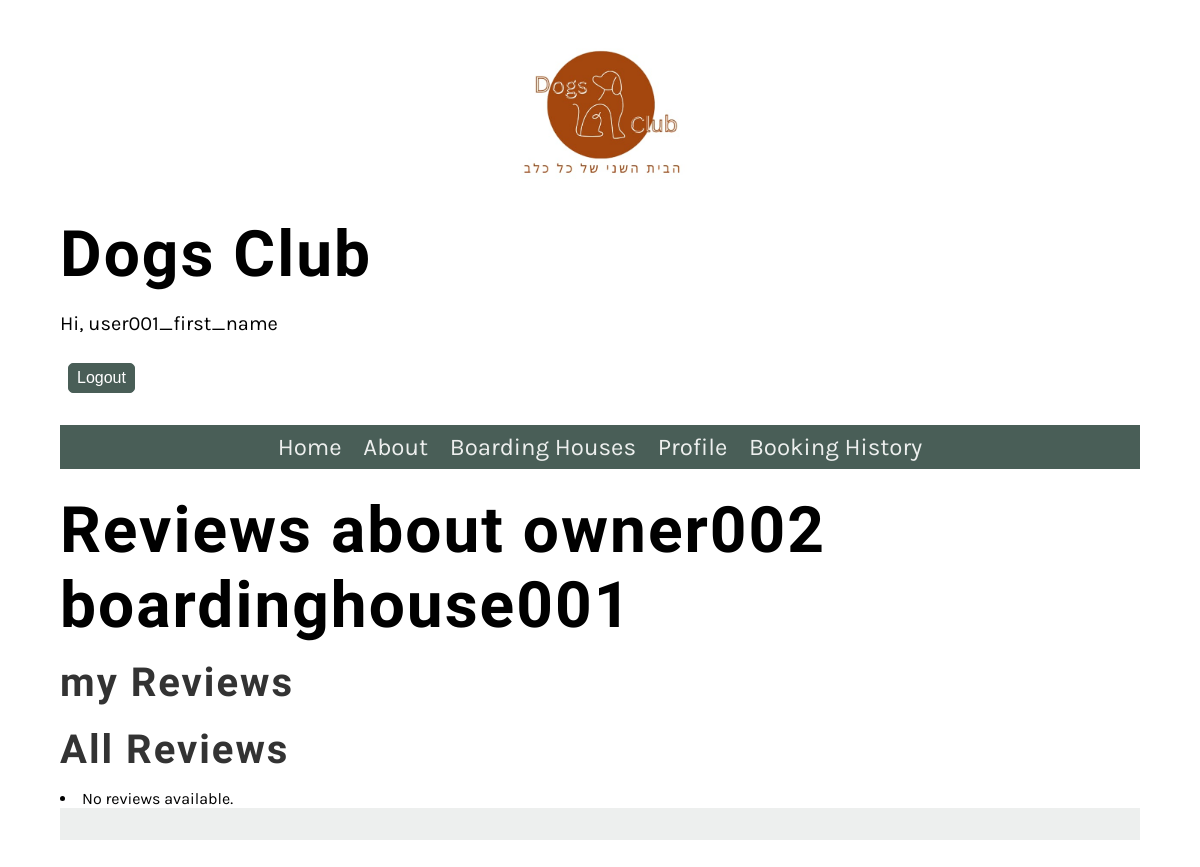
The page /Website/boardinghouses/13/reviews/ (signed in) on the database as committed earlier.
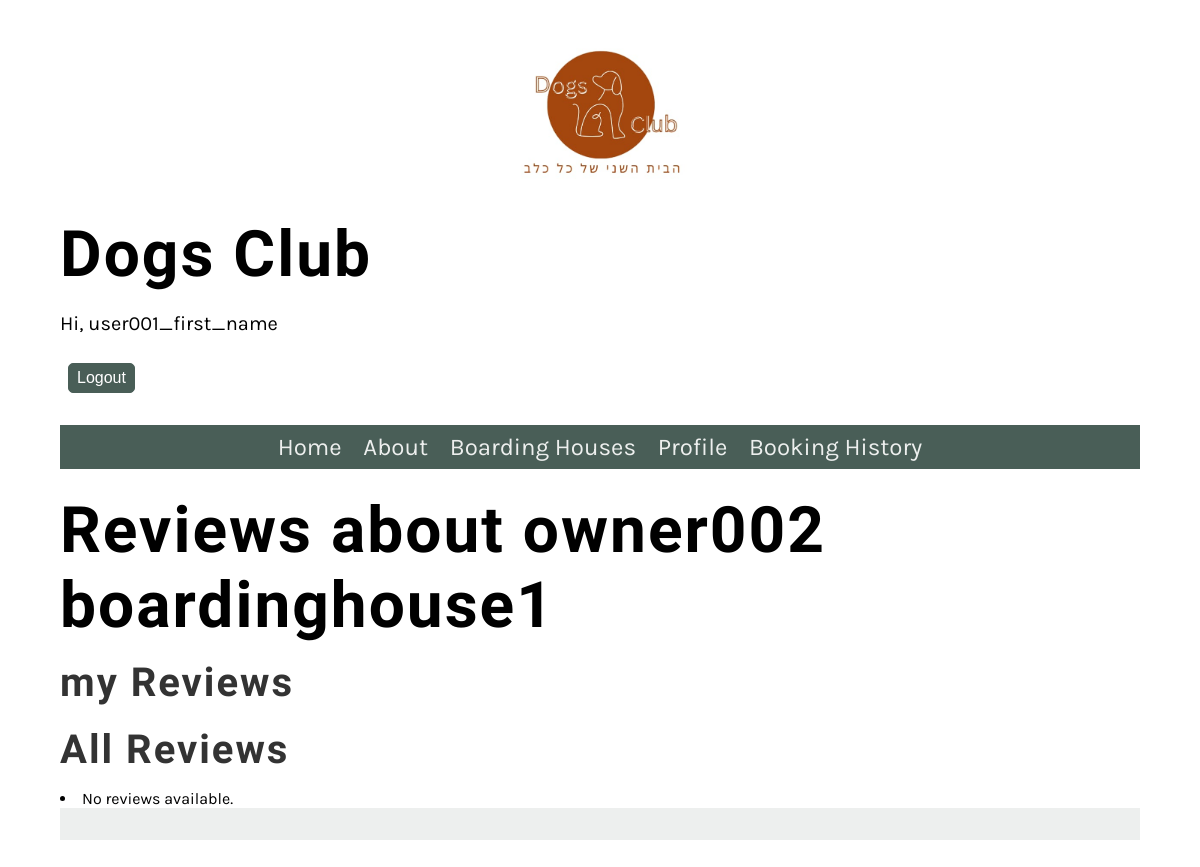
The same page on the database as committed later.
### Website/models.py (models this page shows, shortened)
class BoardingHouse(models.Model):
    DEFAULT_MAP_LOCATION = r"https://www.google.com/maps/embed?pb=!1m18!1m12!1m3!1d3487844.11496039!2d32.44041769453558!3d31.383867609568092!2m3!1f0!2f0!3f0!3m2!1i1024!2i768!4f13.1!3m3!1m2!1s0x1500492432a7c98b%3A0x6a6b422013352cba!2sIsrael!5e0!3m2!1sen!2sil!4v1712740457423!5m2!1sen!2sil"
    user = models.ForeignKey(User, on_delete=models.CASCADE)
    name = models.CharField(max_length=255)
    description = models.TextField()
    location = models.CharField(max_length=255)
    map_location = models.URLField(default=DEFAULT_MAP_LOCATION, max_length=1000)
    contact_details = models.CharField(max_length=255)
    available_spaces = models.PositiveIntegerField()

### Website/views.py (the view, shortened to what this page needs)
# urls.py: path('boardinghouses/<int:boardinghouse_id>/reviews/', ReviewView.as_view(), name='reviews'),
class ReviewView(View):
    def get(self, request,boardinghouse_id,*args, **kwargs):
        boardinghouse_name = BoardingHouse.objects.get(id=boardinghouse_id).name
        user_reviews = Review.objects.filter(user=request.user, boarding_house=boardinghouse_id)
        reviews = Review.objects.filter(boarding_house=boardinghouse_id)
        return render(request, 'reviews.html', {'reviews': reviews, 'user_reviews': user_reviews, 'boardinghouse_name': boardinghouse_name})

### Website/templatetags/custom_filters.py (called while the page is built)
@register.filter
def has_group(user, group_name):
    return user.groups.filter(name=group_name).exists()

### Website/templates/reviews.html (shortened to what this page needs)
{% extends 'base.html' %}
{% block content %}
<!DOCTYPE html>
<html lang="en">
<head>
</head>
<body>
    <h1>Reviews about {{ boardinghouse_name }}</h1>
    <h2>my Reviews</h2>
    <h2>All Reviews</h2>
        {% for review in reviews %}
            {% if review.user != user %}
            <h3>{{ review.user.username }}</h3>
                <strong>Rating:</strong> {{ review.rating }}<br>
                <strong>Review:</strong> {{ review.review }}<br>
            {% endif %}
        {% empty %}
            <li>No reviews available.</li>
        {% endfor %}
</body>
</html>
{% endblock %}

Rows that differ between the two databases and show on the page:
changed BoardingHouse: name "owner002 boardinghouse001" → "owner002 boardinghouse1"
